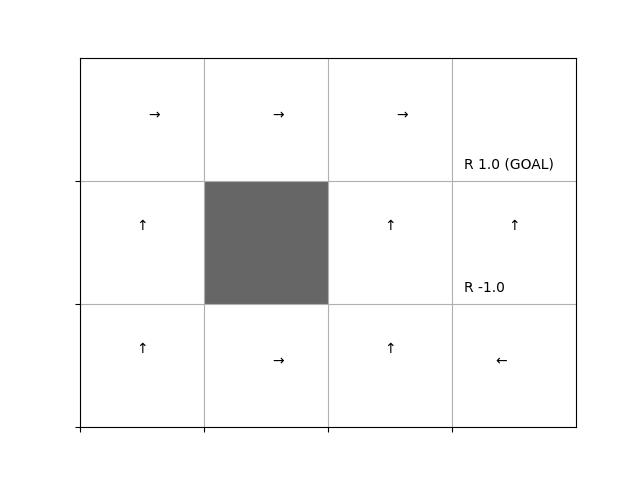

Recreate this plot in Python.
import os, sys; sys.path.append(os.path.join(os.path.dirname(__file__), '..'))  # for importing the parent dirs
import matplotlib.pyplot as plt
import numpy as np
from dezero import Model
from dezero import optimizers
import dezero.functions as F
import dezero.layers as L
from common.gridworld import GridWorld


def one_hot(state):
    HEIGHT, WIDTH = 3, 4
    vec = np.zeros(HEIGHT * WIDTH, dtype=np.float32)
    y, x = state
    idx = WIDTH * y + x
    vec[idx] = 1.0
    return vec[np.newaxis, :]


class QNet(Model):
    def __init__(self):
        super().__init__()
        self.l1 = L.Linear(100)  # hidden_size
        self.l2 = L.Linear(4)  # action_size

    def forward(self, x):
        x = F.relu(self.l1(x))
        x = self.l2(x)
        return x


class QLearningAgent:
    def __init__(self):
        self.gamma = 0.9
        self.lr = 0.01
        self.epsilon = 0.1
        self.action_size = 4

        self.qnet = QNet()
        self.optimizer = optimizers.SGD(self.lr)
        self.optimizer.setup(self.qnet)

    def get_action(self, state_vec):
        if np.random.rand() < self.epsilon:
            return np.random.choice(self.action_size)
        else:
            qs = self.qnet(state_vec)
            return qs.data.argmax()

    def update(self, state, action, reward, next_state, done):
        if done:
            next_q = np.zeros(1)  # [0.]
        else:
            next_qs = self.qnet(next_state)
            next_q = next_qs.max(axis=1)
            next_q.unchain()

        target = self.gamma * next_q + reward
        qs = self.qnet(state)
        q = qs[:, action]
        loss = F.mean_squared_error(target, q)

        self.qnet.cleargrads()
        loss.backward()
        self.optimizer.update()

        return loss.data


env = GridWorld()
agent = QLearningAgent()

episodes = 1000
loss_history = []

for episode in range(episodes):
    state = env.reset()
    state = one_hot(state)
    total_loss, cnt = 0, 0
    done = False

    while not done:
        action = agent.get_action(state)
        next_state, reward, done = env.step(action)
        next_state = one_hot(next_state)

        loss = agent.update(state, action, reward, next_state, done)
        total_loss += loss
        cnt += 1
        state = next_state

    average_loss = total_loss / cnt
    loss_history.append(average_loss)


plt.xlabel('episode')
plt.ylabel('loss')
plt.plot(range(len(loss_history)), loss_history)
plt.show()

# visualize
Q = {}
for state in env.states():
    for action in env.action_space:
        q = agent.qnet(one_hot(state))[:, action]
        Q[state, action] = float(q.data)
env.render_q(Q)

# added for remote figure
import matplotlib.pyplot as plt
plt.savefig("ch07/q_learning_nn.jpg")